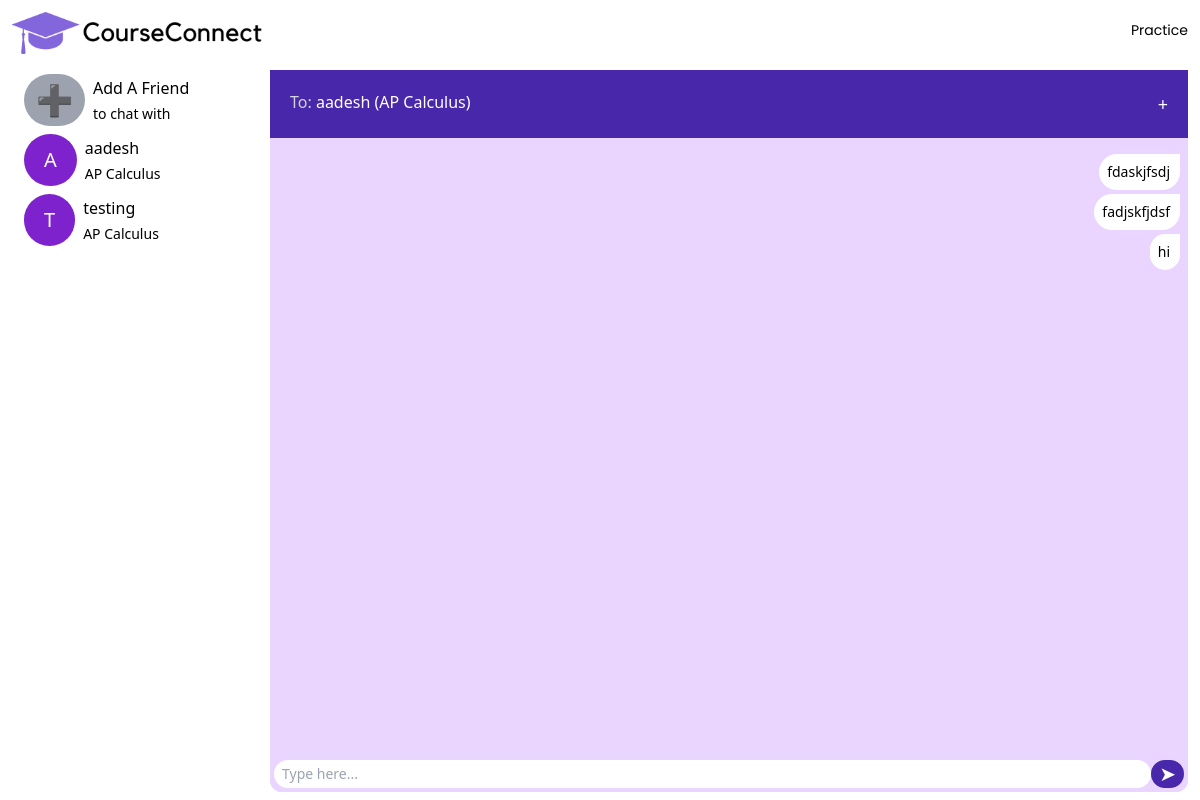
The app's page /chats (signed in), older data.
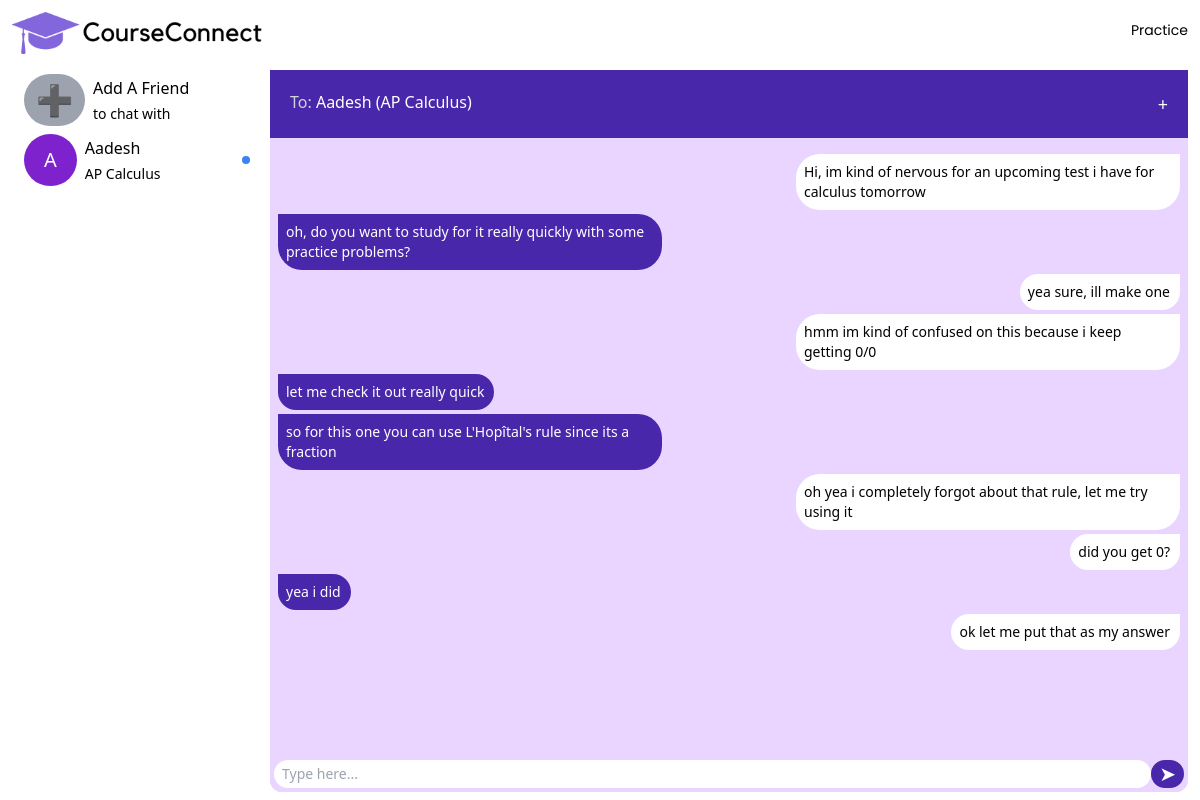
The same page, newer data.
### packages/models.py (models this page shows, shortened)
class Chatroom(database.Model):
    id = database.Column("id", database.Integer, primary_key=True)
    practice_problems = database.relationship("PracticeProblem", secondary=chatroom_practiceproblem)
    practice_problems = database.relationship(
        "PracticeProblem",
        secondary=chatroom_practiceproblem,
        overlaps="chatroom",
    )
    name = database.Column(database.String(100))
    commonality = database.Column(database.String(100))
    messages = database.relationship("Message", back_populates="chatroom")
    users = database.relationship('Users', secondary=user_chatroom_association, back_populates='chatrooms')
    user_1_open = database.Column(database.Boolean, default=False)
    user_2_open = database.Column(database.Boolean, default=False)
    def get_friend(self, user):
        user_a, user_b = map(int, self.name.split("x"))
        if user_a == user.id:
            return Users.get_user(id=user_b)
        else:
            return Users.get_user(id=user_a)
    def get_message_status(self, user):
        user_a, user_b = map(int, self.name.split("x"))
        if user_a != user.id:
            if self.user_1_open:
                return True
            else:
                return False
        elif user_b != user.id:
            if self.user_2_open:
                return True
            else:
                return False

class Users(database.Model):
    id = database.Column("id", database.Integer, primary_key=True)
    name = database.Column(database.String(100))
    email = database.Column(database.String(100))
    password = database.Column(database.String(100))
    courses = database.Column(database.JSON)
    chatrooms = database.relationship('Chatroom', secondary=user_chatroom_association, back_populates='users')
    chatroom_ordering = database.Column(database.JSON)
    def get_chatrooms(self):
        chatrooms_list = []
        for chatroom_name in self.chatroom_ordering:
            chatrooms_list.append(Chatroom.query.filter_by(name=chatroom_name).first())
        return chatrooms_list
    @staticmethod
    def get_user(email=None, id=None):
        if email:
            return Users.query.filter_by(email=email).first()
        if id:
            return Users.query.filter_by(id=id).first()

class Message(database.Model):
    id = database.Column("id", database.Integer, primary_key=True)
    sender = database.Column(database.String(100))
    content = database.Column(database.String(200))
    chatroom_id = database.Column(database.Integer, database.ForeignKey('chatroom.id'))
    chatroom = database.relationship('Chatroom', back_populates='messages')  # Define the relationship here

### app.py (the view)
@app.route("/chats")
@logged_in
def chats():
    email = flask.session.get("email")
    user = Users.get_user(email=email)
    if len(user.chatrooms) > 0:
        return flask.render_template("dashboard.html", user=user)
    else:
        return flask.redirect("/add")

### packages/backend.py (called while the page is built)
def logged_in(f):
    @wraps(f)
    def validator(*args, **kwargs):
        if flask.session.get("email"):
            return f(*args, **kwargs)
        else:
            return flask.redirect("/")
    return validator

### templates/dashboard.html (shortened to what this page needs)
<!DOCTYPE html>
<html lang="en">
<head>
    <link href="../static/css/output.css" rel="stylesheet">
</head>
<body>
    <div class="h-screen">
        <div class="flex flex-col space-y-1 px-3 h-full pb-2">
            <nav class="flex flex-col min-[540px]:flex-row justify-between py-3 space-y-2">
                <img src="../static/img/logo.png" width="250px">
                <div class="flex flex-row space-x-5 font-poppins text-sm">
                    <a class="" href="/practice-problems">Practice</a>
                </div>
            </nav>
            <div id="main" class="flex flex-row space-x-2 h-full">
                <div id="friendList" class=" py-1 space-y-2 w-[250px]">
                    <a class="flex flex-row space-x-2 px-3 items-center " href="/add">
                        <div>
                            <p class="bg-gray-400 text-white rounded-full px-3 py-2 text-3xl">➕</p>
                        </div>
                        <div class="flex flex-col space-y-1">
                            <p class="text-md">Add A Friend</p>
                            <p class="text-sm">to chat with</p>
                        </div>
                    </a>
                    {% for chatroom in user.get_chatrooms() %}
                        <div id="{{chatroom.get_friend(user).id}}Contact" userName="{{ chatroom.get_friend(user).name }}" commonality="{{ chatroom.commonality }}" onclick="changeChatroom({{ chatroom.get_friend(user).id }})" class="flex flex-row space-x-2 px-3 items-center">
                            <div>
                                <p class="bg-purple-700 text-white rounded-full px-5 py-3 text-xl">{{ chatroom.get_friend(user).name[0].upper() }}</p>
                            </div>
                            <div class="flex flex-col space-y-1">
                                <p class="text-md">{{ chatroom.get_friend(user).name }}</p>
                                <p class="text-sm">{{ chatroom.commonality }}</p>
                            </div>
                            {% if chatroom.get_message_status(user) %}
                            <div id="{{ chatroom.get_friend(user).id }}Ping" style="display:none">
                                <div class="p-1 bg-blue-500 rounded-full"></div>
                            </div>
                            {% else %}
                            <div id="{{ chatroom.get_friend(user).id }}Ping" style="display:flex">
                                <div class="p-1 bg-blue-500 rounded-full"></div>
                            </div>
                            {% endif %}
                        </div>
                    {% endfor %}
                </div>
                <div class="flex flex-col grow rounded-b-3xl h-full">
                    <div class="bg-accent text-white text-md px-5 py-5 flex flex-row justify-between">
                        <div>
                        <span class="text-gray-300">To: </span><span id="toChat">{{ user.get_chatrooms()[0].get_friend(user).name }} ({{ user.get_chatrooms()[0].commonality }})</span>
                        </div>
                        <a href="/add-practice-problem" class="text-lg">+</a>
                    </div>
                    <div id="chatContainer" class="flex grow justify-between flex-col bg-purple-200 h-0 rounded-b-xl">
                        <div>
                            {% for chatroom in user.get_chatrooms() %}
                                {% if chatroom == user.get_chatrooms()[0] %}
                                    <div id="{{ chatroom.get_friend(user).id }}" class="flex flex-col-reverse px-2 pt-3 pb-1 space-y-0 ">
                                    {% for message in chatroom.messages[::-1] %}
                                        {% if message.sender|int == user.id  %}
                                            <div class="flex flex-row-reverse">
                                                <p class="rounded-b-3xl text-sm rounded-l-3xl bg-white max-w-sm w-fit pl-2 py-2 pr-2.5 text-black">{{ message.content }}</p>
                                            </div>
                                        {% else %}
                                            <div class="max-w-sm">
                                                <p class="rounded-b-3xl text-sm rounded-r-3xl bg-accent w-fit pl-2 py-2 pr-2.5 text-white">{{ message.content }}</p>
                                            </div>
                                        {% endif %}
                                        <div class="h-1"></div>
                                    {% endfor %}
                                    </div>
                                {% endif %}
                            {% endfor %}
                        </div>
                        <div id="inputContainer" class="flex flex-row p-1 sticky bottom-0 bg-purple-200">
                            <input id="messageInput" placeholder="Type here..." class="flex-grow rounded-3xl py-1 px-2 text-sm">
                            <button onclick="sendMessage()" class="px-2 bg-accent text-white rounded-full text-xl">➤</button>
                        </div>
                    </div>
                </div>
            </div>
        </div>
    </div>
</body>
</html>

### templates/dashboard.html (style rules this page uses)
body { overflow-y: hidden; }
#chatContainer { max-height:calc(100% - 50px); overflow-y: auto; }
#friendList { max-height: 90vh; overflow-y: auto; }

Row changes from the older to the newer data that the page shows:
removed Chatroom: get_friend "T", get_friend "testing", commonality "AP Calculus"
changed Chatroom "AP Calculus": gains Message (content "yea i did"); gains Message (content "oh yea i completely forgot about that rule, let me try using it"); gains Message (content "let me check it out really quick"); gains Message (content "hmm im kind of confused on this because i keep getting 0/0"); gains Message (content "yea sure, ill make one"); gains Message (content "oh, do you want to study for it really quickly with some practice problems?"); gains Message (content "Hi, im kind of nervous for an upcoming test i have for calculus tomorrow"); get_friend "aadesh" → "Aadesh"; user_2_open True → False (drawn)
changed Users "AP Calculus": get_chatrooms "aadesh" → "Aadesh"; chatroom_ordering "[\"1x2\", \"1x3\"]" → "[\"1x2\"]" (drawn)
changed Message: content "hi" → "ok let me put that as my answer"
changed Message: content "fadjskfjdsf" → "did you get 0?"
changed Message: content "fdaskjfsdj" → "so for this one you can use L'Hopîtal's rule since its a fraction"
